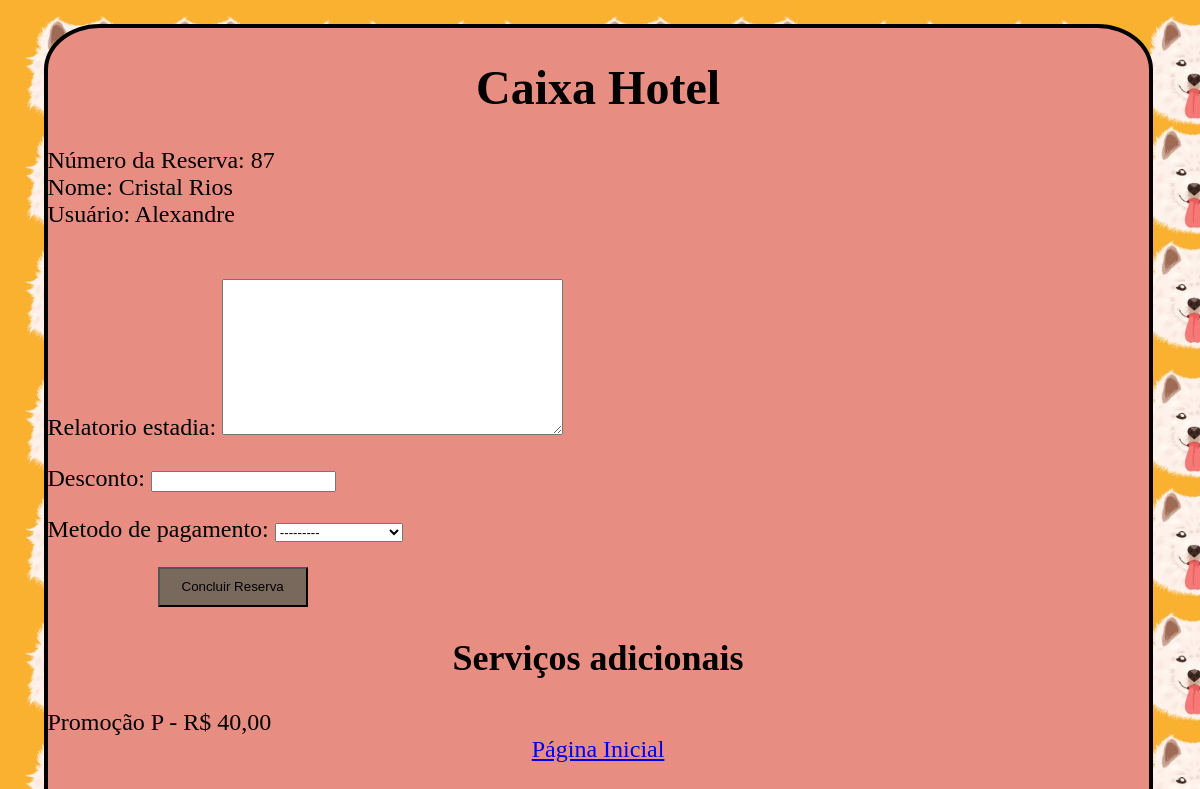
The app's page /caixa/87/ (signed in) with its own data.
### hotel/models.py (models this page shows, shortened)
class Reserva(models.Model):
    pet = models.ForeignKey(FichaDog, on_delete=models.CASCADE)
    num_reserva = models.IntegerField(primary_key=True, editable=False)
    data_entrada = models.DateField()
    data_saida = models.DateField()
    hora_entrada = models.TimeField()
    usuario  = models.ForeignKey(User, on_delete=models.CASCADE)
    HORARIO_CHOICES = (('2x_dia', 'Duas vezes por dia'),('3x_dia', 'Três vezes por dia'),('personalizado', 'Horário personalizado'),)
    horario_alimentacao = models.CharField(max_length=20, choices=HORARIO_CHOICES)
    horario_personalizado = models.CharField(max_length=20, blank=True, null=True)
    instrucoes_medicamentos = models.CharField(max_length=100, blank=True, null=True)
    ACEITAR_CHOICES = (('Sim', 'Duas vezes por dia'),('3x_dia', 'Três vezes por dia'),('personalizado', 'Horário personalizado'),)
    autorizacao_para_cuidados_medicos = models.BooleanField(default=False, choices=[(False, 'Não'), (True, 'Sim')])
    servicos_adicionais = models.ForeignKey('hotel.ServicosAdicionais', blank=True,null=True, on_delete=models.CASCADE)
    pago = models.BooleanField(default=False, null=True, choices=[(False, 'Não'), (True, 'Sim')])
    class Meta:
            db_table = 'Reserva_Hotel'

class ServicosAdicionais(models.Model):
    nome_servico = models.CharField(max_length=50, primary_key=True)
    valor_servico = models.DecimalField(max_digits=6, decimal_places=2)
    class Meta:
            db_table = 'Servicos_adicionais'

### ficha/models.py (models this page shows, shortened)
class FichaDog(models.Model):
    nome = models.CharField(max_length=100, primary_key=True)
    raca = models.CharField(max_length=100)
    data_de_nascimento =  models.DateField()
    sexo = models.CharField(max_length=1, choices=(('M', 'Macho'), ('F', 'Fêmea')))
    peso = models.DecimalField(max_digits=5, decimal_places=2)
    tipo_alimentacao = models.CharField(max_length=100)
    restricoes_alimentares = models.CharField(max_length=100, blank=True, null=True)
    nome_tutor = models.CharField(max_length=100,blank=True)
    contato_tutor = models.CharField(max_length=100)
    cpf_tutor = models.CharField(max_length=14)
    endereco = models.CharField(max_length=100,blank=True, null=True)
    veterinario = models.CharField(max_length=100,blank=True, null=True)
    observacoes = models.TextField(blank=True, null=True)
    data = models.DateTimeField(auto_now_add=True)
    imagem = models.ImageField(upload_to='img/', blank=True, null=True)
    class Meta:
            db_table = 'Ficha_Dog'

### caixa/views.py (the view)
# urls.py: path('caixa/<int:num_reserva>/', views.caixa_hotel, name='caixa'),
@login_required(login_url="/auth/login/")
def caixa_hotel(request, num_reserva):
    reserva = Reserva.objects.get(num_reserva=num_reserva)
    usuario = request.user.username
    data_atual = date.today()
    data_str = data_atual.strftime('%d-%m-%Y')
    caixa = Caixa(data=data_str)
    if request.method == 'POST':
        caixa_form = CaixaForm(request.POST)
        reserva.pago = True
        reserva.save()
        if caixa_form.is_valid():
            cleaned_data = caixa_form.cleaned_data
            pet = reserva.pet
            caixa = Caixa.objects.create(
                num_reserva=reserva,
                usuario=usuario,
                pet=pet,
                relatorio_estadia=cleaned_data['relatorio_estadia'],
                desconto=cleaned_data['desconto'],
                metodo_de_pagamento=cleaned_data['metodo_de_pagamento'],
                total=0
            )
            caixa.save()
            return redirect('caixa:relatorio', num_reserva=num_reserva)
        else:
            print(caixa_form.cleaned_data)
            print(caixa_form.errors)
    else:
        caixa_form = CaixaForm()
    context = {
        'reserva': reserva,
        'usuario': usuario,
        'caixa_form': caixa_form,
    }
    return render(request, 'caixa.html', context)

### caixa/forms.py (shortened to what this page needs)
class CaixaForm(forms.ModelForm):
    class Meta:
        model = Caixa
        fields = ['relatorio_estadia','desconto', 'metodo_de_pagamento']
        widgets = {
            'data':forms.HiddenInput(),
            'pet': forms.HiddenInput(),
        }

### caixa/templates/caixa.html (shortened to what this page needs)
<!DOCTYPE html>
<html>
  <head>
    {% load static %}
    <link rel="stylesheet" type="text/css" href="{% static 'css/style_caixa3.css' %}">
  </head>
  <body>
    <div class="form">
      <h1>Caixa Hotel</h1>
      <div class='num'>
        <label>Número da Reserva: {{ reserva.num_reserva }}<br>
        <label>Nome:  {{ reserva.pet.nome}}<br>
        <label>Usuário: {{ usuario}}
      </div>
      <br>
      <form action="{% url 'caixa:caixa' num_reserva=reserva.num_reserva %}" method="post">
        {{ caixa_form.as_p }}
        <input class="butao" type="submit" value="Concluir Reserva">
    </form>
        <h2>Serviços adicionais</h2>
        <label>
            {{ reserva.servicos_adicionais.nome_servico }} - R$ {{ reserva.servicos_adicionais.valor_servico }}
        </label>
        <div class="alinha">
          <a href="{% url 'home' %}">Página Inicial</a>
        </div>
    </div>
  </body>
</html>

### static/css/style_caixa3.css (style rules this page uses)
body { background-image: url('/static/img/fundo.jpeg'); background-size: contain; }
.form { height: 900px; border: 4px solid black; width: 93%; margin-left: 3%; margin-top: 2%; margin-bottom: 5%; background-color: rgb(231, 141, 130); border-radius: 5%; flex-direction: column; font-size: x-large; }
.butao { display: flex; align-items: center; justify-content: center; height: 40px; width: 150px; background-color: rgb(121,105, 92); cursor:pointer; margin-left: 10%; }
.alinha { display: flex; flex-direction: row; justify-content:space-around; }
.num { display: flex; flex-direction: column; }
h1,h2 { text-align: center; }

### records on screen
Reserva: num_reserva "87", pet.nome "Cristal Rios", servicos_adicionais.nome_servico "Promoção P", servicos_adicionais.valor_servico "40,00"

### other values on screen
{{ usuario }} "Alexandre"
